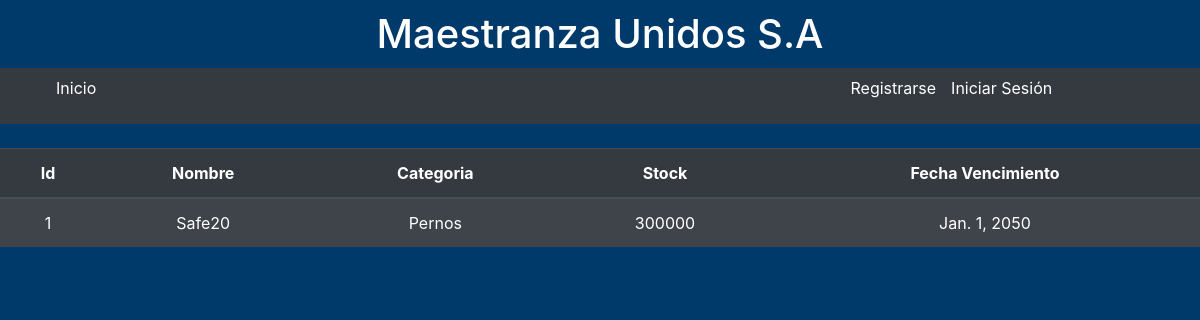
/dash, run on an earlier commit of the app's database.
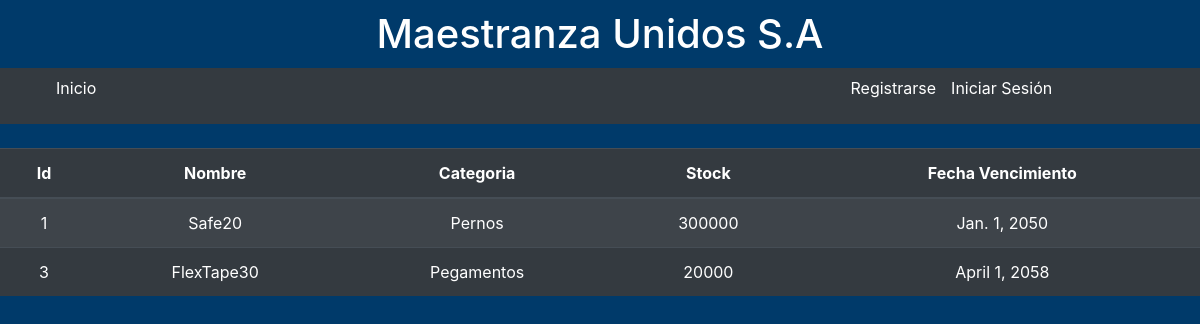
And on a later commit of the database.
### masteruni/models.py (models this page shows)
class Inventario(models.Model):
    id     = models.CharField(primary_key=True, max_length=5)
    nombre = models.CharField(max_length=30)
    categoria = models.CharField(max_length=30, default='categoria')
    stock  = models.IntegerField()
    fecha_venc = models.DateField()

### masteruni/views.py (the view)
# urls.py: path('dash', views.dash, name='dash'),
def dash(request):
    if request.method == "GET":
        inventario=Inventario.objects.raw('SELECT * FROM masteruni_inventario')
        context={"inventario":inventario}
        return render(request, 'masteruni/dash.html', context)

### masteruni/templates/masteruni/dash.html
{% extends "masteruni/base.html" %}
{% block content %}
<br>
<table class="table table-striped table-dark">
    <thead>
      <tr>
        <th scope="col">Id</th>
        <th scope="col">Nombre</th>
        <th scope="col">Categoria</th>
        <th scope="col">Stock</th>
        <th scope="col">Fecha Vencimiento</th>
      </tr>
    </thead>
    <tbody>
      {% for inventario1 in inventario %}
        <tr>
          <td>{{inventario1.id}}</td>
          <td>{{inventario1.nombre}}</td>
          <td>{{inventario1.categoria}}</td>
          <td>{{inventario1.stock}}</td>
          <td>{{inventario1.fecha_venc}}</td>
          </tr>
      {% endfor %}
    </tbody>
  </table>
{% endblock content %}

What changed in the data, as far as the page shows it:
added Inventario: id "3", nombre "FlexTape30", categoria "Pegamentos", stock "20000", fecha_venc "April 1, 2058"
